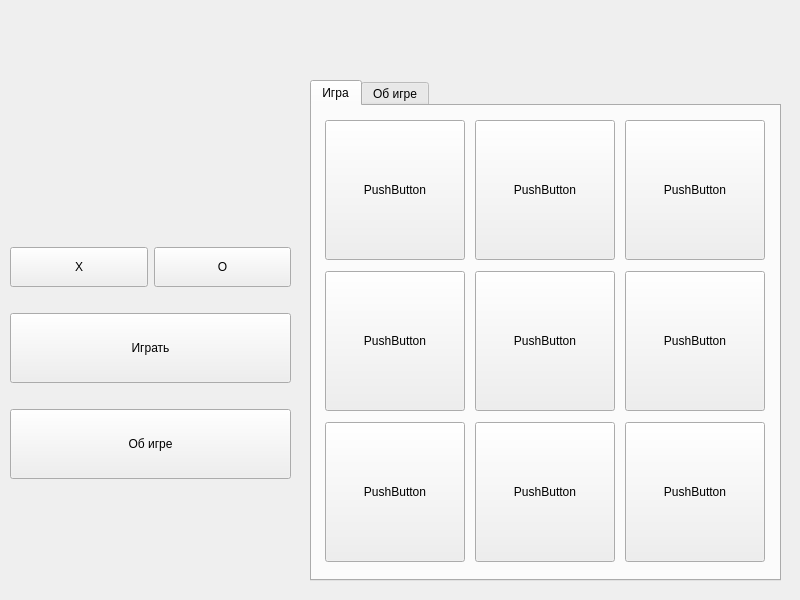
<?xml version="1.0" encoding="UTF-8"?>
<ui version="4.0">
 <class>MainWindow</class>
 <widget class="QMainWindow" name="MainWindow">
  <property name="geometry">
   <rect>
    <x>0</x>
    <y>0</y>
    <width>800</width>
    <height>600</height>
   </rect>
  </property>
  <property name="windowTitle">
   <string>Крестики Нолики</string>
  </property>
  <property name="windowIcon">
   <iconset resource="Image/Image.qrc">
    <normaloff>:/new/prefix1/icon.png</normaloff>:/new/prefix1/icon.png</iconset>
  </property>
  <widget class="QWidget" name="centralwidget">
   <property name="styleSheet">
    <string notr="true"/>
   </property>
   <widget class="QTabWidget" name="tabWidget">
    <property name="geometry">
     <rect>
      <x>310</x>
      <y>80</y>
      <width>471</width>
      <height>501</height>
     </rect>
    </property>
    <property name="currentIndex">
     <number>0</number>
    </property>
    <widget class="QWidget" name="tab">
     <attribute name="title">
      <string>Игра</string>
     </attribute>
     <layout class="QGridLayout" name="gridLayout">
      <item row="2" column="4">
       <widget class="QPushButton" name="pushButton_4">
        <property name="minimumSize">
         <size>
          <width>140</width>
          <height>140</height>
         </size>
        </property>
        <property name="maximumSize">
         <size>
          <width>140</width>
          <height>140</height>
         </size>
        </property>
        <property name="text">
         <string>PushButton</string>
        </property>
       </widget>
      </item>
      <item row="2" column="6">
       <widget class="QPushButton" name="pushButton_5">
        <property name="minimumSize">
         <size>
          <width>140</width>
          <height>140</height>
         </size>
        </property>
        <property name="maximumSize">
         <size>
          <width>140</width>
          <height>140</height>
         </size>
        </property>
        <property name="styleSheet">
         <string notr="true"/>
        </property>
        <property name="text">
         <string>PushButton</string>
        </property>
       </widget>
      </item>
      <item row="0" column="4">
       <widget class="QPushButton" name="pushButton_1">
        <property name="minimumSize">
         <size>
          <width>140</width>
          <height>140</height>
         </size>
        </property>
        <property name="maximumSize">
         <size>
          <width>140</width>
          <height>140</height>
         </size>
        </property>
        <property name="text">
         <string>PushButton</string>
        </property>
       </widget>
      </item>
      <item row="0" column="7">
       <widget class="QPushButton" name="pushButton_3">
        <property name="minimumSize">
         <size>
          <width>140</width>
          <height>140</height>
         </size>
        </property>
        <property name="maximumSize">
         <size>
          <width>140</width>
          <height>140</height>
         </size>
        </property>
        <property name="text">
         <string>PushButton</string>
        </property>
       </widget>
      </item>
      <item row="0" column="6">
       <widget class="QPushButton" name="pushButton_2">
        <property name="minimumSize">
         <size>
          <width>140</width>
          <height>140</height>
         </size>
        </property>
        <property name="maximumSize">
         <size>
          <width>140</width>
          <height>140</height>
         </size>
        </property>
        <property name="text">
         <string>PushButton</string>
        </property>
       </widget>
      </item>
      <item row="2" column="7">
       <widget class="QPushButton" name="pushButton_6">
        <property name="minimumSize">
         <size>
          <width>140</width>
          <height>140</height>
         </size>
        </property>
        <property name="maximumSize">
         <size>
          <width>140</width>
          <height>140</height>
         </size>
        </property>
        <property name="text">
         <string>PushButton</string>
        </property>
       </widget>
      </item>
      <item row="4" column="7">
       <widget class="QPushButton" name="pushButton_9">
        <property name="minimumSize">
         <size>
          <width>140</width>
          <height>140</height>
         </size>
        </property>
        <property name="maximumSize">
         <size>
          <width>140</width>
          <height>140</height>
         </size>
        </property>
        <property name="text">
         <string>PushButton</string>
        </property>
       </widget>
      </item>
      <item row="4" column="6">
       <widget class="QPushButton" name="pushButton_8">
        <property name="minimumSize">
         <size>
          <width>140</width>
          <height>140</height>
         </size>
        </property>
        <property name="maximumSize">
         <size>
          <width>140</width>
          <height>140</height>
         </size>
        </property>
        <property name="text">
         <string>PushButton</string>
        </property>
       </widget>
      </item>
      <item row="4" column="4">
       <widget class="QPushButton" name="pushButton_7">
        <property name="minimumSize">
         <size>
          <width>140</width>
          <height>140</height>
         </size>
        </property>
        <property name="maximumSize">
         <size>
          <width>140</width>
          <height>140</height>
         </size>
        </property>
        <property name="text">
         <string>PushButton</string>
        </property>
       </widget>
      </item>
     </layout>
    </widget>
    <widget class="QWidget" name="tab_2">
     <attribute name="title">
      <string>Об игре</string>
     </attribute>
     <widget class="QLabel" name="label_2">
      <property name="geometry">
       <rect>
        <x>60</x>
        <y>60</y>
        <width>361</width>
        <height>51</height>
       </rect>
      </property>
      <property name="font">
       <font>
        <pointsize>15</pointsize>
       </font>
      </property>
      <property name="text">
       <string>Made by Evgeny Khokhlov</string>
      </property>
     </widget>
    </widget>
   </widget>
   <widget class="QLabel" name="label">
    <property name="geometry">
     <rect>
      <x>230</x>
      <y>20</y>
      <width>301</width>
      <height>41</height>
     </rect>
    </property>
    <property name="font">
     <font>
      <pointsize>20</pointsize>
     </font>
    </property>
    <property name="layoutDirection">
     <enum>Qt::LeftToRight</enum>
    </property>
    <property name="text">
     <string/>
    </property>
    <property name="pixmap">
     <pixmap resource="Image/Image.qrc">:/new/prefix1/Lable.png</pixmap>
    </property>
    <property name="scaledContents">
     <bool>true</bool>
    </property>
    <property name="alignment">
     <set>Qt::AlignCenter</set>
    </property>
    <property name="wordWrap">
     <bool>false</bool>
    </property>
   </widget>
   <widget class="QWidget" name="gridLayoutWidget">
    <property name="geometry">
     <rect>
      <x>10</x>
      <y>80</y>
      <width>281</width>
      <height>501</height>
     </rect>
    </property>
    <layout class="QGridLayout" name="gridLayout_2">
     <item row="3" column="1">
      <widget class="QPushButton" name="pushButton_O">
       <property name="minimumSize">
        <size>
         <width>0</width>
         <height>40</height>
        </size>
       </property>
       <property name="maximumSize">
        <size>
         <width>16777215</width>
         <height>16777215</height>
        </size>
       </property>
       <property name="text">
        <string>O</string>
       </property>
      </widget>
     </item>
     <item row="5" column="0" colspan="2">
      <widget class="QPushButton" name="pushButton_start">
       <property name="minimumSize">
        <size>
         <width>0</width>
         <height>70</height>
        </size>
       </property>
       <property name="autoFillBackground">
        <bool>false</bool>
       </property>
       <property name="text">
        <string>Играть</string>
       </property>
      </widget>
     </item>
     <item row="0" column="0" colspan="2">
      <spacer name="verticalSpacer">
       <property name="orientation">
        <enum>Qt::Vertical</enum>
       </property>
       <property name="sizeHint" stdset="0">
        <size>
         <width>20</width>
         <height>40</height>
        </size>
       </property>
      </spacer>
     </item>
     <item row="6" column="0" colspan="2">
      <spacer name="verticalSpacer_2">
       <property name="orientation">
        <enum>Qt::Vertical</enum>
       </property>
       <property name="sizeType">
        <enum>QSizePolicy::Maximum</enum>
       </property>
       <property name="sizeHint" stdset="0">
        <size>
         <width>20</width>
         <height>20</height>
        </size>
       </property>
      </spacer>
     </item>
     <item row="4" column="0" colspan="2">
      <spacer name="verticalSpacer_3">
       <property name="orientation">
        <enum>Qt::Vertical</enum>
       </property>
       <property name="sizeType">
        <enum>QSizePolicy::Maximum</enum>
       </property>
       <property name="sizeHint" stdset="0">
        <size>
         <width>20</width>
         <height>20</height>
        </size>
       </property>
      </spacer>
     </item>
     <item row="2" column="0" colspan="2">
      <spacer name="verticalSpacer_4">
       <property name="orientation">
        <enum>Qt::Vertical</enum>
       </property>
       <property name="sizeType">
        <enum>QSizePolicy::Maximum</enum>
       </property>
       <property name="sizeHint" stdset="0">
        <size>
         <width>20</width>
         <height>40</height>
        </size>
       </property>
      </spacer>
     </item>
     <item row="3" column="0">
      <widget class="QPushButton" name="pushButton_X">
       <property name="minimumSize">
        <size>
         <width>0</width>
         <height>40</height>
        </size>
       </property>
       <property name="maximumSize">
        <size>
         <width>16777215</width>
         <height>16777215</height>
        </size>
       </property>
       <property name="text">
        <string>X</string>
       </property>
      </widget>
     </item>
     <item row="1" column="0" colspan="2">
      <widget class="QLabel" name="label_message">
       <property name="font">
        <font>
         <pointsize>12</pointsize>
        </font>
       </property>
       <property name="text">
        <string/>
       </property>
       <property name="alignment">
        <set>Qt::AlignCenter</set>
       </property>
      </widget>
     </item>
     <item row="8" column="0" colspan="2">
      <spacer name="verticalSpacer_5">
       <property name="orientation">
        <enum>Qt::Vertical</enum>
       </property>
       <property name="sizeHint" stdset="0">
        <size>
         <width>20</width>
         <height>40</height>
        </size>
       </property>
      </spacer>
     </item>
     <item row="7" column="0" colspan="2">
      <widget class="QPushButton" name="pushButton_about">
       <property name="minimumSize">
        <size>
         <width>0</width>
         <height>70</height>
        </size>
       </property>
       <property name="text">
        <string>Об игре</string>
       </property>
      </widget>
     </item>
    </layout>
   </widget>
  </widget>
 </widget>
 <resources>
  <include location="Image/Image.qrc"/>
 </resources>
 <connections/>
</ui>
